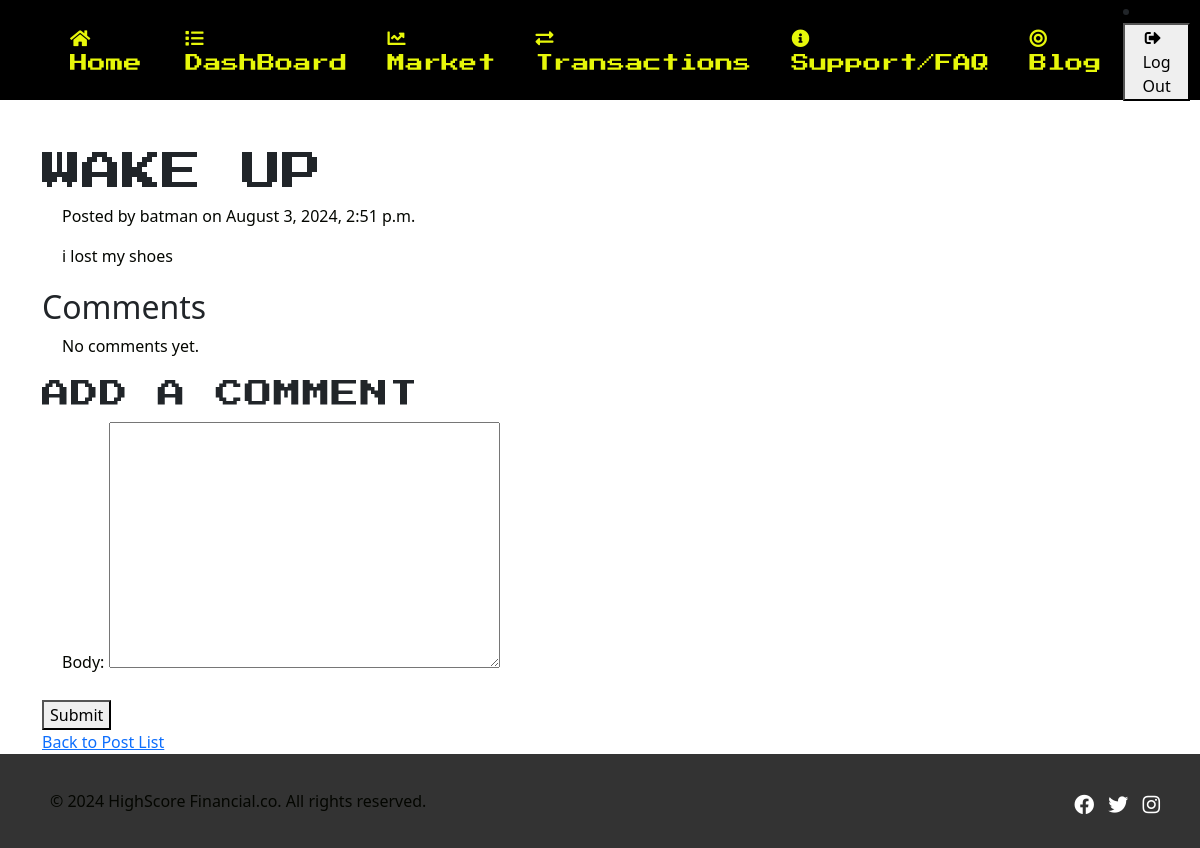
/blog/post/5/ (signed in), run on the app's committed database.
### blog/models.py (models this page shows, shortened)
class Post(models.Model):
    title = models.CharField(max_length=100)
    body = models.TextField()
    author = models.ForeignKey(User, on_delete=models.CASCADE)
    created_at = models.DateTimeField(auto_now_add=True)
    updated_at = models.DateTimeField(auto_now=True)
    likes = models.ManyToManyField(User, related_name='like_post', blank=True)
    class Meta:
        ordering = ['-created_at']

### blog/views.py (the view)
# urls.py: path('post/<int:pk>/', views.post_detail, name='post_detail'),
@login_required
def post_detail(request, pk):
    post = get_object_or_404(Post, pk=pk)
    comments = post.comments.all()
    if request.method == 'POST':
        form = CommentForm(request.POST)
        if form.is_valid():
            comment = form.save(commit=False)
            comment.post = post
            comment.author = request.user
            comment.save()
            return redirect('post_detail', pk=post.pk)
    else:
        form = CommentForm()
    return render(request, 'blog/post_detail.html', {
        'post': post,
        'comments': comments,
        'form': form
    })

### blog/forms.py
class CommentForm(forms.ModelForm):
    class Meta:
        model = Comment
        fields = ['body']

### templates/blog/post_detail.html (shortened to what this page needs)
{% extends 'base.html' %}
{% load static %}
{% block content %}
<body>
<h1>{{ post.title }}</h1>
<div>
    <p>Posted by {{ post.author.username }} on {{ post.created_at|date:"F j, Y, g:i a" }}</p>
    <div>
        <p>{{ post.body }}</p>
    </div>
</div>
<div class="comments">
    <h2>Comments</h2>
    {% if comments %}
        <ul>
            {% for comment in comments %}
                <li>
                    <p><strong>{{ comment.author.username }}:</strong> {{ comment.body }}</p>
                    <p><small>Posted on {{ comment.created_at|date:"F j, Y, g:i a" }}</small></p>
                </li>
            {% endfor %}
        </ul>
    {% else %}
        <p>No comments yet.</p>
    {% endif %}
</div>
{% if user.is_authenticated %}
    <div class="comment-form">
        <h3>Add a Comment</h3>
        <form method="post" action="{% url 'post_detail' post.pk %}">
            {{ form.as_p }}
            <button type="submit">Submit</button>
        </form>
    </div>
{% else %}
    <p>You must be logged in to comment.</p>
{% endif %}
<a href="{% url 'post_list' %}">Back to Post List</a>
</body>
{% endblock content %}

### static/css/base.css (style rules this page uses)
:root { --primary-color: ; --prmary-color-100: ; --prmary-color-300: ; --secondary-color: rgb(253, 253, 29) ; --secondary-color-600: ; --secondary-color-900: ; --neutral-color:rgb(4, 6, 1) ; --background-color: rgb(78, 76, 76); --surface-color: black; --pressStart: "Press Start 2P", system-ui; --sans-font: "", sans-serif; }
*, *::before, *::after { box-sizing: border-box; }
a { text-decoration: none; }
html, body { height: 100%; margin: 0; }
body { display: flex; flex-direction: column; }
h1, h3 { font-family: var(--pressStart); text-transform: uppercase; }
h1 { font-size: 2rem; }
h3 { color: var(--primary-color); letter-spacing: 0.06rem; font-size: 1rem; }
p { color: var(--neutral-color); font: 1.1rem; font-size: 16px; line-height: 1.5; font-weight: 400; margin: 10px 0; padding: 0 20px; text-decoration: none; }

### static/css/blog.css (style rules this page uses)
.comments { margin-top: 20px; }
.comment-form { margin-top: 20px; }
.comment-form h3 { margin-bottom: 10px; }
.comment-form form { display: flex; flex-direction: column; }
.comment-form form button { align-self: flex-start; margin-top: 10px; }

### data on the page
Post: title "WAKE UP", author.username "batman", created_at "August 3, 2024, 2:51 p.m.", body "i lost my shoes"
